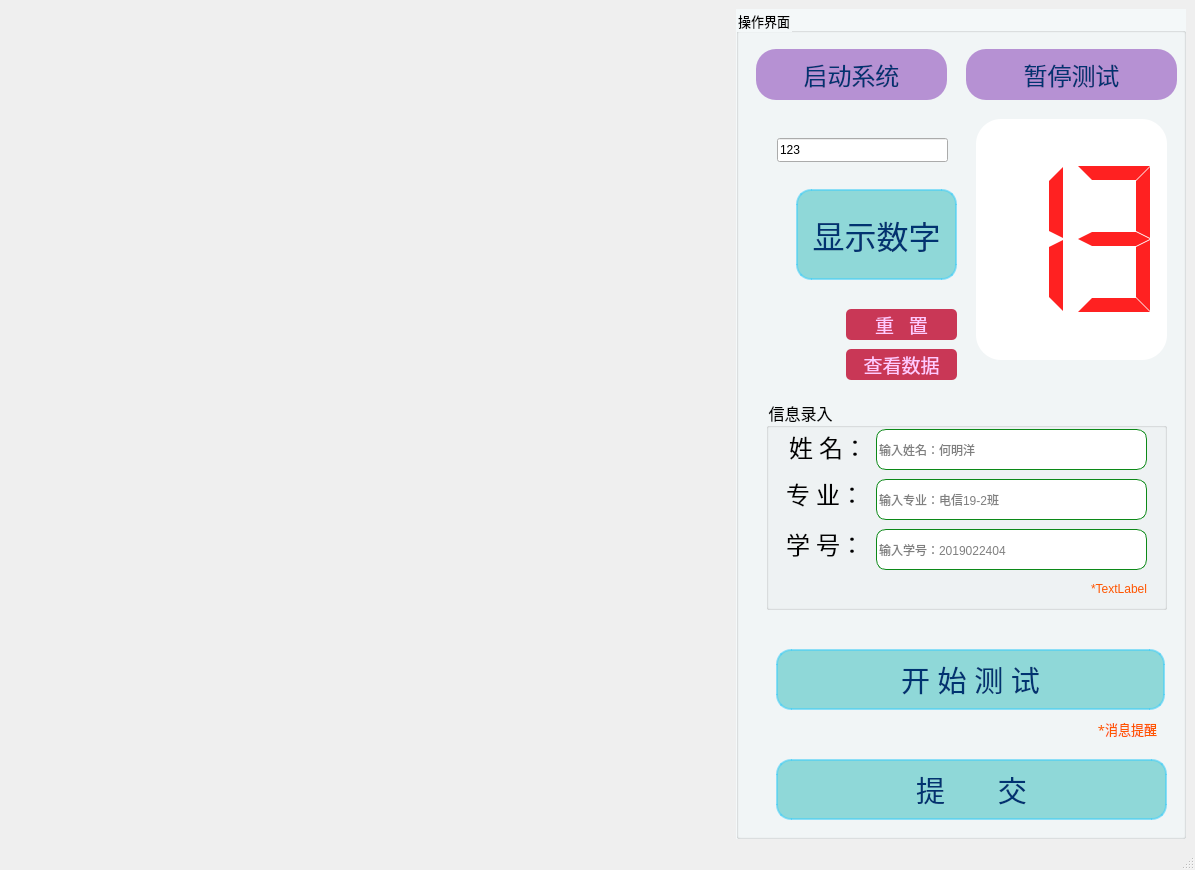
<?xml version="1.0" encoding="UTF-8"?>
<ui version="4.0">
 <class>MainWindow</class>
 <widget class="QMainWindow" name="MainWindow">
  <property name="geometry">
   <rect>
    <x>0</x>
    <y>0</y>
    <width>1195</width>
    <height>870</height>
   </rect>
  </property>
  <property name="baseSize">
   <size>
    <width>1200</width>
    <height>0</height>
   </size>
  </property>
  <property name="font">
   <font>
    <family>方正姚体</family>
   </font>
  </property>
  <property name="windowTitle">
   <string>智能引体向上监测系统</string>
  </property>
  <property name="windowIcon">
   <iconset resource="images/image.qrc">
    <normaloff>:/background/logo.PNG</normaloff>:/background/logo.PNG</iconset>
  </property>
  <property name="windowOpacity">
   <double>1.000000000000000</double>
  </property>
  <property name="autoFillBackground">
   <bool>false</bool>
  </property>
  <property name="styleSheet">
   <string notr="true">#MainWindow{border-image: url(:/background/jianyue.jpg);}
</string>
  </property>
  <property name="iconSize">
   <size>
    <width>40</width>
    <height>40</height>
   </size>
  </property>
  <widget class="QWidget" name="centralwidget">
   <layout class="QHBoxLayout" name="horizontalLayout" stretch="3,0">
    <item>
     <widget class="QLabel" name="label_vedio">
      <property name="minimumSize">
       <size>
        <width>650</width>
        <height>750</height>
       </size>
      </property>
      <property name="styleSheet">
       <string notr="true">QLabel{border-image: url(:/background/xiaohui.png);}
</string>
      </property>
      <property name="text">
       <string/>
      </property>
     </widget>
    </item>
    <item>
     <widget class="QGroupBox" name="groupBox_2">
      <property name="minimumSize">
       <size>
        <width>450</width>
        <height>800</height>
       </size>
      </property>
      <property name="maximumSize">
       <size>
        <width>16777215</width>
        <height>850</height>
       </size>
      </property>
      <property name="font">
       <font>
        <family>楷体</family>
        <pointsize>10</pointsize>
       </font>
      </property>
      <property name="styleSheet">
       <string notr="true">QGroupBox{background-color: rgba(247, 252, 254,180);}


</string>
      </property>
      <property name="title">
       <string>操作界面</string>
      </property>
      <widget class="QGroupBox" name="groupBox">
       <property name="geometry">
        <rect>
         <x>30</x>
         <y>390</y>
         <width>401</width>
         <height>211</height>
        </rect>
       </property>
       <property name="font">
        <font>
         <family>仿宋</family>
         <pointsize>12</pointsize>
        </font>
       </property>
       <property name="styleSheet">
        <string notr="true">QGroupBox{background-color: rgba(42, 221, 156,0);}
</string>
       </property>
       <property name="title">
        <string>信息录入</string>
       </property>
       <property name="flat">
        <bool>false</bool>
       </property>
       <property name="checkable">
        <bool>false</bool>
       </property>
       <widget class="QLabel" name="label_name">
        <property name="geometry">
         <rect>
          <x>23</x>
          <y>33</y>
          <width>105</width>
          <height>30</height>
         </rect>
        </property>
        <property name="font">
         <font>
          <family>隶书</family>
          <pointsize>18</pointsize>
         </font>
        </property>
        <property name="styleSheet">
         <string notr="true"/>
        </property>
        <property name="frameShadow">
         <enum>QFrame::Plain</enum>
        </property>
        <property name="lineWidth">
         <number>1</number>
        </property>
        <property name="text">
         <string>姓 名：</string>
        </property>
        <property name="textFormat">
         <enum>Qt::AutoText</enum>
        </property>
       </widget>
       <widget class="QLineEdit" name="lineEdit_Name">
        <property name="geometry">
         <rect>
          <x>110</x>
          <y>30</y>
          <width>271</width>
          <height>41</height>
         </rect>
        </property>
        <property name="styleSheet">
         <string notr="true">border:1px solid rgb(12, 137, 24);
border-radius:10px;
background-color: rgb(255, 255, 255);</string>
        </property>
        <property name="text">
         <string/>
        </property>
        <property name="placeholderText">
         <string>输入姓名：何明洋</string>
        </property>
        <property name="cursorMoveStyle">
         <enum>Qt::LogicalMoveStyle</enum>
        </property>
       </widget>
       <widget class="QLabel" name="label_proj">
        <property name="geometry">
         <rect>
          <x>20</x>
          <y>80</y>
          <width>105</width>
          <height>30</height>
         </rect>
        </property>
        <property name="font">
         <font>
          <family>隶书</family>
          <pointsize>18</pointsize>
         </font>
        </property>
        <property name="text">
         <string>专 业：</string>
        </property>
       </widget>
       <widget class="QLineEdit" name="lineEdit_Proj">
        <property name="geometry">
         <rect>
          <x>110</x>
          <y>80</y>
          <width>271</width>
          <height>41</height>
         </rect>
        </property>
        <property name="styleSheet">
         <string notr="true">border:1px solid rgb(12, 137, 24);
border-radius:10px;
background-color: rgb(255, 255, 255);</string>
        </property>
        <property name="placeholderText">
         <string>输入专业：电信19-2班</string>
        </property>
       </widget>
       <widget class="QLabel" name="label_num">
        <property name="geometry">
         <rect>
          <x>20</x>
          <y>130</y>
          <width>105</width>
          <height>30</height>
         </rect>
        </property>
        <property name="font">
         <font>
          <family>隶书</family>
          <pointsize>18</pointsize>
         </font>
        </property>
        <property name="text">
         <string>学 号：</string>
        </property>
       </widget>
       <widget class="QLineEdit" name="lineEdit_Num">
        <property name="geometry">
         <rect>
          <x>110</x>
          <y>130</y>
          <width>271</width>
          <height>41</height>
         </rect>
        </property>
        <property name="styleSheet">
         <string notr="true">border:1px solid rgb(12, 137, 24);
border-radius:10px;
background-color: rgb(255, 255, 255);</string>
        </property>
        <property name="placeholderText">
         <string>输入学号：2019022404</string>
        </property>
       </widget>
       <widget class="QLabel" name="label_infor_tips">
        <property name="geometry">
         <rect>
          <x>20</x>
          <y>180</y>
          <width>361</width>
          <height>20</height>
         </rect>
        </property>
        <property name="styleSheet">
         <string notr="true">background-color: rgba(255, 255, 255, 0);
color: rgb(255, 85, 0);
</string>
        </property>
        <property name="text">
         <string>&lt;html&gt;&lt;head/&gt;&lt;body&gt;&lt;p align=&quot;right&quot;&gt;*TextLabel&lt;/p&gt;&lt;/body&gt;&lt;/html&gt;</string>
        </property>
       </widget>
      </widget>
      <widget class="QPushButton" name="pushButton">
       <property name="geometry">
        <rect>
         <x>60</x>
         <y>180</y>
         <width>161</width>
         <height>91</height>
        </rect>
       </property>
       <property name="font">
        <font>
         <family>Agency FB</family>
         <pointsize>24</pointsize>
        </font>
       </property>
       <property name="styleSheet">
        <string notr="true">QPushButton{
border:2px solid  rgba(68, 206, 246,150);
background-color: rgba(102, 204, 204,180);
border-radius:15px; 
color: rgb(0, 51, 113);}
QPushButton:hover{background-color:qlineargradient(spread:pad, x1:0, y1:0, x2:1, y2:1, stop:0 rgba(0, 224, 121, 255), stop:1 rgba(255, 255, 255, 255));
border:2px solid  rgba(14, 184, 58,150);
}
QPushButton:pressed{padding-top:2px;
padding-left:2px;}</string>
       </property>
       <property name="text">
        <string>显示数字</string>
       </property>
      </widget>
      <widget class="QPushButton" name="pushButton_submit">
       <property name="geometry">
        <rect>
         <x>40</x>
         <y>750</y>
         <width>391</width>
         <height>61</height>
        </rect>
       </property>
       <property name="font">
        <font>
         <family>隶书</family>
         <pointsize>22</pointsize>
        </font>
       </property>
       <property name="cursor">
        <cursorShape>OpenHandCursor</cursorShape>
       </property>
       <property name="styleSheet">
        <string notr="true">QPushButton{
border:2px solid  rgba(68, 206, 246,150);
background-color: rgba(102, 204, 204,180);
border-radius:15px; 
color: rgb(0, 51, 113);}
QPushButton:hover{background-color:qlineargradient(spread:pad, x1:0, y1:0, x2:1, y2:1, stop:0 rgba(0, 224, 121, 255), stop:1 rgba(255, 255, 255, 255));
border:2px solid  rgba(14, 184, 58,150);
}
QPushButton:pressed{padding-top:2px;
padding-left:2px;}</string>
       </property>
       <property name="text">
        <string>提       交</string>
       </property>
      </widget>
      <widget class="QPushButton" name="pushButton_start_test">
       <property name="geometry">
        <rect>
         <x>40</x>
         <y>640</y>
         <width>389</width>
         <height>61</height>
        </rect>
       </property>
       <property name="font">
        <font>
         <family>隶书</family>
         <pointsize>22</pointsize>
        </font>
       </property>
       <property name="cursor">
        <cursorShape>OpenHandCursor</cursorShape>
       </property>
       <property name="styleSheet">
        <string notr="true">QPushButton{
border:2px solid  rgba(68, 206, 246,150);
background-color: rgba(102, 204, 204,180);
border-radius:15px; 
color: rgb(0, 51, 113);}
QPushButton:hover{background-color:qlineargradient(spread:pad, x1:0, y1:0, x2:1, y2:1, stop:0 rgba(0, 224, 121, 255), stop:1 rgba(255, 255, 255, 255));
border:2px solid  rgba(14, 184, 58,150);
}
QPushButton:pressed{padding-top:2px;
padding-left:2px;}</string>
       </property>
       <property name="text">
        <string>开 始 测 试</string>
       </property>
       <property name="iconSize">
        <size>
         <width>32</width>
         <height>32</height>
        </size>
       </property>
      </widget>
      <widget class="QPushButton" name="pushButton_start_style">
       <property name="geometry">
        <rect>
         <x>20</x>
         <y>40</y>
         <width>191</width>
         <height>51</height>
        </rect>
       </property>
       <property name="font">
        <font>
         <family>隶书</family>
         <pointsize>18</pointsize>
        </font>
       </property>
       <property name="styleSheet">
        <string notr="true">QPushButton{
background-color: rgba(141, 75, 187,150);
border-radius:20px; 
color: rgb(0, 51, 113);}
QPushButton:hover{background-color:qlineargradient(spread:pad, x1:0, y1:0, x2:1, y2:1, stop:0 rgba(0, 224, 121, 255), stop:1 rgba(255, 255, 255, 255));border:2px solid  rgba(14, 184, 58,150);
}
QPushButton:pressed{padding-top:2px;
padding-left:2px;}</string>
       </property>
       <property name="text">
        <string>启动系统</string>
       </property>
      </widget>
      <widget class="QPushButton" name="pushButton_pause">
       <property name="geometry">
        <rect>
         <x>230</x>
         <y>40</y>
         <width>211</width>
         <height>51</height>
        </rect>
       </property>
       <property name="font">
        <font>
         <family>隶书</family>
         <pointsize>18</pointsize>
        </font>
       </property>
       <property name="styleSheet">
        <string notr="true">QPushButton{
background-color: rgba(141, 75, 187,150);
border-radius:20px; 
color: rgb(0, 51, 113);}
QPushButton:hover{background-color:qlineargradient(spread:pad, x1:0, y1:0, x2:1, y2:1, stop:0 rgba(0, 224, 121, 255), stop:1 rgba(255, 255, 255, 255));border:2px solid  rgba(14, 184, 58,150);
}
QPushButton:pressed{padding-top:2px;
padding-left:2px;}</string>
       </property>
       <property name="text">
        <string>暂停测试</string>
       </property>
      </widget>
      <widget class="QPushButton" name="pushButton_restart">
       <property name="geometry">
        <rect>
         <x>110</x>
         <y>300</y>
         <width>111</width>
         <height>31</height>
        </rect>
       </property>
       <property name="font">
        <font>
         <family>隶书</family>
         <pointsize>14</pointsize>
        </font>
       </property>
       <property name="styleSheet">
        <string notr="true">QPushButton{
background-color: rgb(201, 55, 86);
border-radius:5px; 
color: rgb(255, 201, 255);}
QPushButton:hover{background-color:qlineargradient(spread:pad, x1:0, y1:0, x2:1, y2:1, stop:0 rgba(0, 224, 121, 255), stop:1 rgba(255, 255, 255, 255));
}
QPushButton:pressed{padding-top:1px;
padding-left:1px;}</string>
       </property>
       <property name="text">
        <string>重   置</string>
       </property>
      </widget>
      <widget class="QLineEdit" name="lineEdit_input">
       <property name="geometry">
        <rect>
         <x>41</x>
         <y>129</y>
         <width>171</width>
         <height>24</height>
        </rect>
       </property>
       <property name="text">
        <string>123</string>
       </property>
      </widget>
      <widget class="QLCDNumber" name="lcdNumber_01">
       <property name="geometry">
        <rect>
         <x>240</x>
         <y>110</y>
         <width>191</width>
         <height>241</height>
        </rect>
       </property>
       <property name="font">
        <font>
         <family>Agency FB</family>
         <pointsize>7</pointsize>
        </font>
       </property>
       <property name="cursor">
        <cursorShape>ArrowCursor</cursorShape>
       </property>
       <property name="styleSheet">
        <string notr="true">background-color: rgb(255, 255, 255);
border-radius:25px; 
color: rgb(255, 33, 33);</string>
       </property>
       <property name="frameShape">
        <enum>QFrame::Panel</enum>
       </property>
       <property name="lineWidth">
        <number>1</number>
       </property>
       <property name="digitCount">
        <number>2</number>
       </property>
       <property name="mode">
        <enum>QLCDNumber::Dec</enum>
       </property>
       <property name="segmentStyle">
        <enum>QLCDNumber::Flat</enum>
       </property>
       <property name="value" stdset="0">
        <double>13.000000000000000</double>
       </property>
       <property name="intValue" stdset="0">
        <number>13</number>
       </property>
      </widget>
      <widget class="QLabel" name="label_Tips">
       <property name="geometry">
        <rect>
         <x>40</x>
         <y>710</y>
         <width>381</width>
         <height>20</height>
        </rect>
       </property>
       <property name="font">
        <font>
         <family>楷体</family>
         <pointsize>10</pointsize>
        </font>
       </property>
       <property name="styleSheet">
        <string notr="true">background-color: rgba(255, 255, 255, 0);
color: rgb(255, 85, 0);
</string>
       </property>
       <property name="frameShadow">
        <enum>QFrame::Plain</enum>
       </property>
       <property name="text">
        <string>*消息提醒</string>
       </property>
       <property name="alignment">
        <set>Qt::AlignRight|Qt::AlignTrailing|Qt::AlignVCenter</set>
       </property>
      </widget>
      <widget class="QPushButton" name="pushButton_2">
       <property name="geometry">
        <rect>
         <x>110</x>
         <y>340</y>
         <width>111</width>
         <height>31</height>
        </rect>
       </property>
       <property name="font">
        <font>
         <family>楷体</family>
         <pointsize>14</pointsize>
        </font>
       </property>
       <property name="styleSheet">
        <string notr="true">QPushButton{
background-color: rgb(201, 55, 86);
border-radius:5px; 
color: rgb(255, 201, 255);}
QPushButton:hover{background-color:qlineargradient(spread:pad, x1:0, y1:0, x2:1, y2:1, stop:0 rgba(0, 224, 121, 255), stop:1 rgba(255, 255, 255, 255));
}
QPushButton:pressed{padding-top:1px;
padding-left:1px;}</string>
       </property>
       <property name="text">
        <string>查看数据</string>
       </property>
      </widget>
     </widget>
    </item>
   </layout>
  </widget>
  <widget class="QStatusBar" name="statusbar"/>
 </widget>
 <resources>
  <include location="images/image.qrc"/>
 </resources>
 <connections>
  <connection>
   <sender>pushButton_submit</sender>
   <signal>clicked()</signal>
   <receiver>MainWindow</receiver>
   <slot>save_data()</slot>
   <hints>
    <hint type="sourcelabel">
     <x>1164</x>
     <y>761</y>
    </hint>
    <hint type="destinationlabel">
     <x>645</x>
     <y>570</y>
    </hint>
   </hints>
  </connection>
  <connection>
   <sender>pushButton</sender>
   <signal>clicked()</signal>
   <receiver>MainWindow</receiver>
   <slot>slot_bt_show()</slot>
   <hints>
    <hint type="sourcelabel">
     <x>860</x>
     <y>266</y>
    </hint>
    <hint type="destinationlabel">
     <x>590</x>
     <y>390</y>
    </hint>
   </hints>
  </connection>
  <connection>
   <sender>pushButton_pause</sender>
   <signal>clicked()</signal>
   <receiver>MainWindow</receiver>
   <slot>slot_pause()</slot>
   <hints>
    <hint type="sourcelabel">
     <x>966</x>
     <y>59</y>
    </hint>
    <hint type="destinationlabel">
     <x>670</x>
     <y>-9</y>
    </hint>
   </hints>
  </connection>
  <connection>
   <sender>pushButton_start_style</sender>
   <signal>clicked()</signal>
   <receiver>MainWindow</receiver>
   <slot>slot_start_video()</slot>
   <hints>
    <hint type="sourcelabel">
     <x>771</x>
     <y>59</y>
    </hint>
    <hint type="destinationlabel">
     <x>587</x>
     <y>4</y>
    </hint>
   </hints>
  </connection>
  <connection>
   <sender>pushButton_start_test</sender>
   <signal>clicked()</signal>
   <receiver>MainWindow</receiver>
   <slot>slot_start_test()</slot>
   <hints>
    <hint type="sourcelabel">
     <x>906</x>
     <y>664</y>
    </hint>
    <hint type="destinationlabel">
     <x>726</x>
     <y>873</y>
    </hint>
   </hints>
  </connection>
  <connection>
   <sender>pushButton_restart</sender>
   <signal>clicked()</signal>
   <receiver>MainWindow</receiver>
   <slot>slot_restart()</slot>
   <hints>
    <hint type="sourcelabel">
     <x>907</x>
     <y>333</y>
    </hint>
    <hint type="destinationlabel">
     <x>729</x>
     <y>335</y>
    </hint>
   </hints>
  </connection>
  <connection>
   <sender>pushButton_2</sender>
   <signal>clicked()</signal>
   <receiver>MainWindow</receiver>
   <slot>slot_child()</slot>
   <hints>
    <hint type="sourcelabel">
     <x>906</x>
     <y>371</y>
    </hint>
    <hint type="destinationlabel">
     <x>731</x>
     <y>384</y>
    </hint>
   </hints>
  </connection>
 </connections>
 <slots>
  <slot>slot_bt_show()</slot>
  <slot>save_data()</slot>
  <slot>slot_pause()</slot>
  <slot>slot_start_video()</slot>
  <slot>slot_start_test()</slot>
  <slot>slot_restart()</slot>
  <slot>slot_child()</slot>
 </slots>
</ui>
